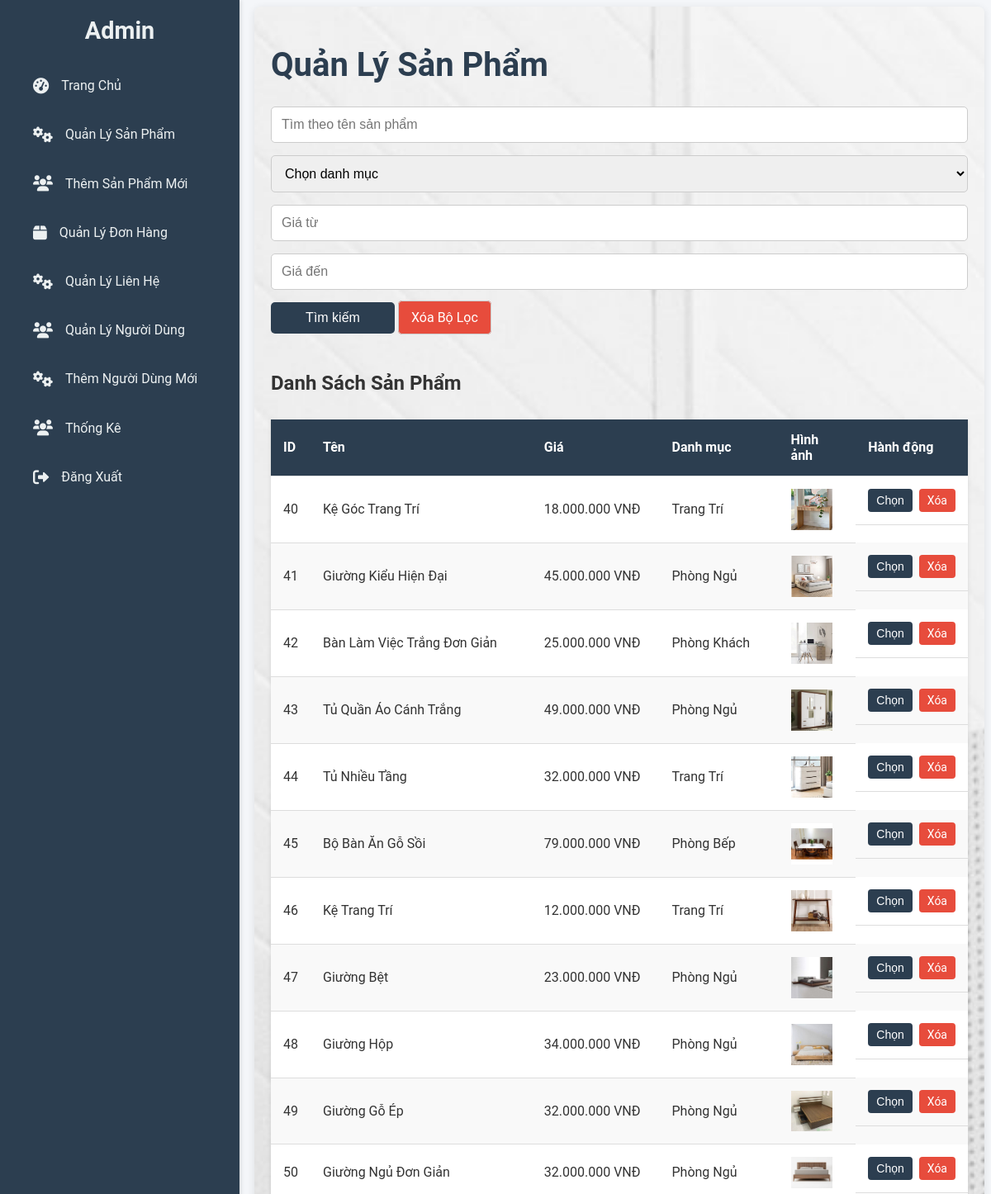
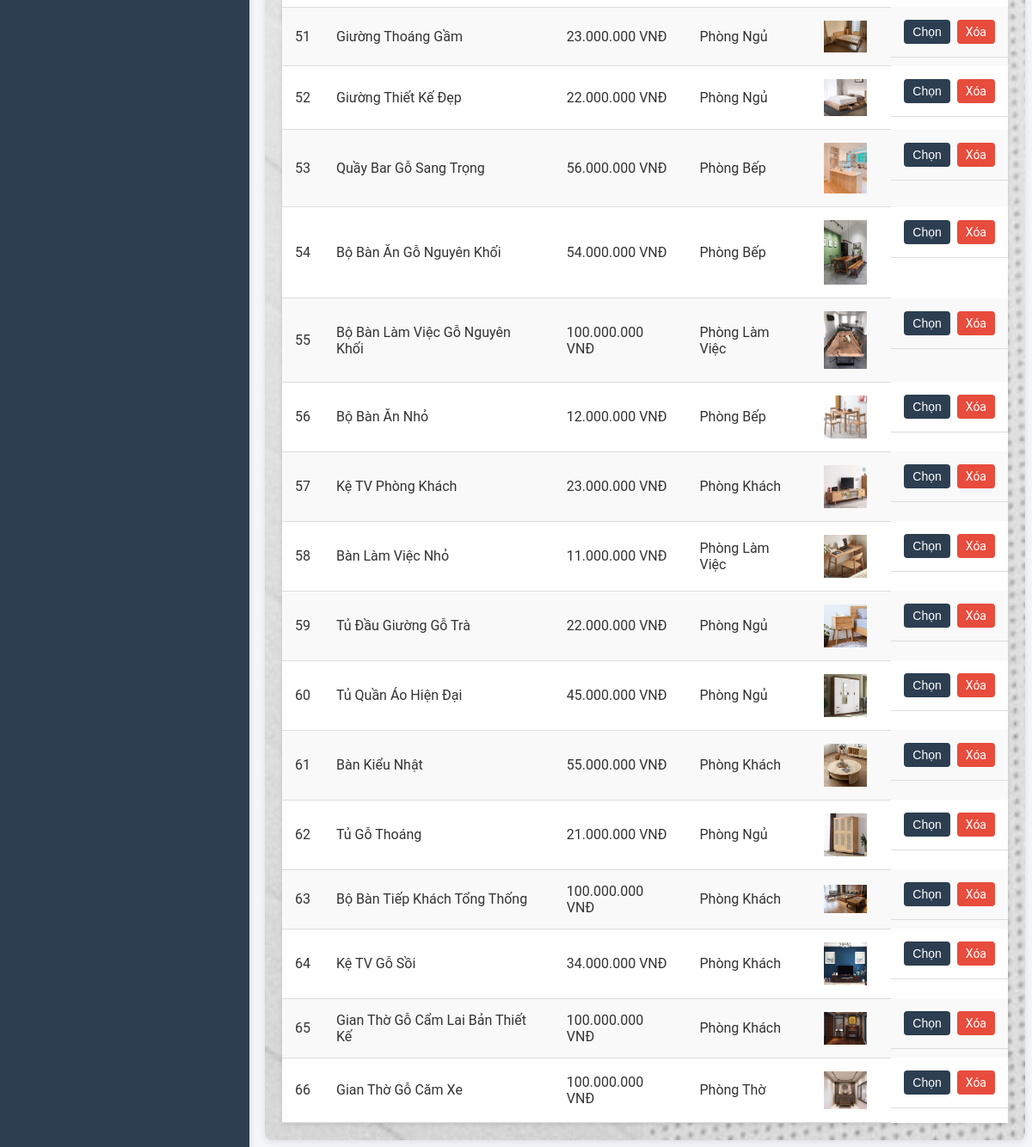
Screenshot of /frontend/pages/manage_product.php with the database file from the repository (2 pictures, top to bottom).
### tables this page shows
CREATE TABLE `products` (
  `id` int(11) NOT NULL,
  `name` varchar(255) NOT NULL,
  `category_slug` varchar(255) DEFAULT NULL,
  `price` decimal(10,2) NOT NULL,
  `image` varchar(255) DEFAULT NULL,
  `description` text DEFAULT NULL
);

### frontend/pages/manage_product.php (the view, shortened to what this page needs)
<?php
include '../../backend/db_connect.php';
include '../../backend/sidebar.php';
$sql_categories = "SELECT * FROM categories";
$result_categories = $conn->query($sql_categories);
$categories = [];
while ($row = $result_categories->fetch_assoc()) {
    $categories[$row['slug']] = $row['name'];
}
$search_name = "";
$search_price_min = "";
$search_price_max = "";
$sql_filter = "SELECT * FROM products WHERE 1";
$stmt_filter = $conn->prepare($sql_filter);
$stmt_filter->execute();
$result_filtered = $stmt_filter->get_result();
?>
<!DOCTYPE html>
<html lang="vi">
<head>
    <link rel="stylesheet" href="../css/manage_product.css">
    <link rel="stylesheet" href="https://cdnjs.cloudflare.com/ajax/libs/font-awesome/6.0.0-beta3/css/all.min.css">
</head>
<body>
    <div class="main-content">
        <h1>Quản Lý Sản Phẩm</h1>
        <div class="search-filter">
            <form method="GET" action="manage_product.php">
                <input type="text" name="search_name" value="<?php echo htmlspecialchars($search_name); ?>" placeholder="Tìm theo tên sản phẩm" class="search-input">
                <select name="search_category">
                    <option value="">Chọn danh mục</option>
                </select>
                <input type="number" name="search_price_min" value="<?php echo htmlspecialchars($search_price_min); ?>" placeholder="Giá từ" class="search-input">
                <input type="number" name="search_price_max" value="<?php echo htmlspecialchars($search_price_max); ?>" placeholder="Giá đến" class="search-input">
                <button type="submit" name="search" class="search-btn">Tìm kiếm</button>
                <a href="manage_product.php" class="cancel-filter-btn">Xóa Bộ Lọc</a>
            </form>
        </div>
        <h2>Danh Sách Sản Phẩm</h2>
        <table>
            <thead>
                <tr>
                    <th>ID</th>
                    <th>Tên</th>
                    <th>Giá</th>
                    <th>Danh mục</th>
                    <th>Hình ảnh</th>
                    <th>Hành động</th>
                </tr>
            </thead>
            <tbody>
                <?php while ($row = $result_filtered->fetch_assoc()): ?>
                <tr>
                    <td><?php echo htmlspecialchars($row['id']); ?></td>
                    <td><?php echo htmlspecialchars($row['name']); ?></td>
                    <td><?php echo number_format($row['price'], 0, ',', '.'); ?> VNĐ</td>
                    <td><?php echo htmlspecialchars($categories[$row['category_slug']] ?? ''); ?></td>
                    <td><img src="<?php echo htmlspecialchars($row['image']); ?>" alt="Hình ảnh" width="50"></td>
                    <td class="action-buttons">
                        <button class="select-btn" onclick="openModal('modal-<?php echo $row['id']; ?>')">Chọn</button>
                        <a href="manage_product.php?delete_id=<?php echo $row['id']; ?>" class="delete-btn" onclick="return confirm('Bạn có chắc chắn muốn xóa sản phẩm này?');">Xóa</a>
                    </td>
                </tr>
                <?php endwhile; ?>
            </tbody>
        </table>
    </div>
</body>
</html>

### frontend/css/manage_product.css (style rules this page uses)
body { font-family: 'Roboto', sans-serif; background-color: #f4f6f9; color: #333; }
.main-content { margin-left: 300px; padding: 20px; min-height: 100vh; background: url('../../public/images/AnhCat/nen_admin.jpg') no-repeat center center/cover; box-shadow: 0 2px 10px rgba(0, 0, 0, 0.1); border-radius: 8px; }
.search-filter { margin-bottom: 30px; display: flex; gap: 10px; flex-wrap: wrap; justify-content: space-between; }
.search-input, .search-btn, .cancel-filter-btn, .search-category { padding: 10px; font-size: 16px; border-radius: 5px; border: 1px solid #ccc; }
.search-input { width: 200px; }
.search-btn { background-color: #2c3e50; color: white; cursor: pointer; border: none; width: 150px; }
.cancel-filter-btn { background-color: #e74c3c; color: white; text-decoration: none; padding: 10px 15px; border-radius: 5px; }
table { width: 100%; border-collapse: collapse; margin-top: 30px; background-color: #fff; box-shadow: 0px 2px 5px rgba(0, 0, 0, 0.1); }
table th, table td { padding: 15px; text-align: left; border-bottom: 1px solid #ddd; font-size: 16px; }
table th { background-color: #2c3e50; color: white; font-weight: bold; }
table tr:nth-child(even) { background-color: #f9f9f9; }
.action-buttons { display: flex; justify-content: center; gap: 8px; }
.select-btn, .delete-btn { padding: 6px 10px; font-size: 14px; border: none; border-radius: 4px; cursor: pointer; transition: all 0.3s ease; text-decoration: none; }
.select-btn { background-color: #2c3e50; color: white; }
.delete-btn { background-color: #e74c3c; color: white; }
input[type="text"], input[type="number"], textarea, select, input[type="file"] { width: 100%; padding: 12px; margin-bottom: 15px; border: 1px solid #ccc; border-radius: 5px; font-size: 16px; }
button { padding: 6px 10px; font-size: 20px; border: none; border-radius: 4px; cursor: pointer; transition: all 0.3s ease; text-decoration: none; }

### backend/sidebar.php (style rules this page uses)
.main-content { margin-left: 270px; padding: 30px; }
.main-content h1 { font-size: 2.5rem; color: #2c3e50; }

### rows the page displays
products: id "40", name "Kệ Góc Trang Trí", price "18.000.000", category_slug "Trang Trí", image (picture)
products: id "41", name "Giường Kiểu Hiện Đại", price "45.000.000", category_slug "Phòng Ngủ", image (picture)
products: id "42", name "Bàn Làm Việc Trắng Đơn Giản", price "25.000.000", category_slug "Phòng Khách", image (picture)
products: id "43", name "Tủ Quần Áo Cánh Trắng", price "49.000.000", category_slug "Phòng Ngủ", image (picture)
products: id "44", name "Tủ Nhiều Tầng", price "32.000.000", category_slug "Trang Trí", image (picture)
products: id "45", name "Bộ Bàn Ăn Gỗ Sồi", price "79.000.000", category_slug "Phòng Bếp", image (picture)
products: id "46", name "Kệ Trang Trí", price "12.000.000", category_slug "Trang Trí", image (picture)
products: id "47", name "Giường Bệt", price "23.000.000", category_slug "Phòng Ngủ", image (picture)
products: id "48", name "Giường Hộp", price "34.000.000", category_slug "Phòng Ngủ", image (picture)
products: id "49", name "Giường Gỗ Ép", price "32.000.000", category_slug "Phòng Ngủ", image (picture)
products: id "50", name "Giường Ngủ Đơn Giản", price "32.000.000", category_slug "Phòng Ngủ", image (picture)
products: id "51", name "Giường Thoáng Gầm", price "23.000.000", category_slug "Phòng Ngủ", image (picture)
products: id "52", name "Giường Thiết Kế Đẹp", price "22.000.000", category_slug "Phòng Ngủ", image (picture)
products: id "53", name "Quầy Bar Gỗ Sang Trọng", price "56.000.000", category_slug "Phòng Bếp", image (picture)
products: id "54", name "Bộ Bàn Ăn Gỗ Nguyên Khối", price "54.000.000", category_slug "Phòng Bếp", image (picture)
products: id "55", name "Bộ Bàn Làm Việc Gỗ Nguyên Khối", price "100.000.000", category_slug "Phòng Làm Việc", image (picture)
products: id "56", name "Bộ Bàn Ăn Nhỏ", price "12.000.000", category_slug "Phòng Bếp", image (picture)
products: id "57", name "Kệ TV Phòng Khách", price "23.000.000", category_slug "Phòng Khách", image (picture)
products: id "58", name "Bàn Làm Việc Nhỏ", price "11.000.000", category_slug "Phòng Làm Việc", image (picture)
products: id "59", name "Tủ Đầu Giường Gỗ Trà", price "22.000.000", category_slug "Phòng Ngủ", image (picture)
products: id "60", name "Tủ Quần Áo Hiện Đại", price "45.000.000", category_slug "Phòng Ngủ", image (picture)
products: id "61", name "Bàn Kiểu Nhật", price "55.000.000", category_slug "Phòng Khách", image (picture)
products: id "62", name "Tủ Gỗ Thoáng", price "21.000.000", category_slug "Phòng Ngủ", image (picture)
products: id "63", name "Bộ Bàn Tiếp Khách Tổng Thống", price "100.000.000", category_slug "Phòng Khách", image (picture)
products: id "64", name "Kệ TV Gỗ Sồi", price "34.000.000", category_slug "Phòng Khách", image (picture)
products: id "65", name "Gian Thờ Gỗ Cẩm Lai Bản Thiết Kế", price "100.000.000", category_slug "Phòng Khách", image (picture)
products: id "66", name "Gian Thờ Gỗ Căm Xe", price "100.000.000", category_slug "Phòng Thờ", image (picture)
